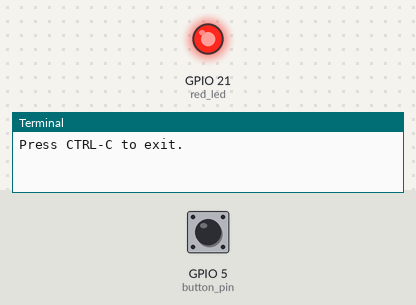
Recording of a program running on a simulated Raspberry Pi (BCM pin numbers). Parts: output pins drawn as LEDs (lit = HIGH), the last lines printed to the terminal. Dashed ring = blinking. The test bench sets the inputs (shaded band); at power-on: GPIO 5 (button_pin) HIGH.

Above: at 0.1 s.
At 1.2 s:
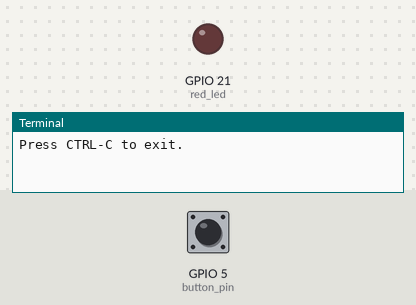
1.3 s: GPIO 5 (button_pin) pulled LOW for 0.15 s
At 1.9 s:
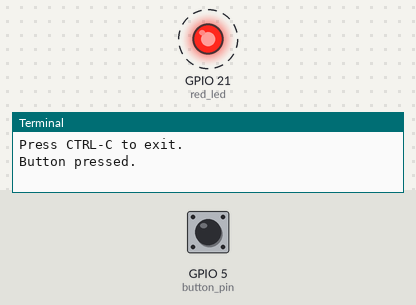
Timing chart, 0 to 10.3 s (numbered marks = the images above; inputs shaded):
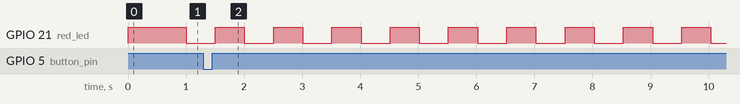

Measured:
- after the input at 1.3 s, GPIO 21 (red_led): alternates HIGH for 0.50 s and LOW for 0.50 s, starting after 0.20 s

The program:

button_blinka_multifunction.py
```python
# (licence header left out)
# Imports
from time import monotonic
import board
from digitalio import DigitalInOut, Direction, Pull
from adafruit_debouncer import Debouncer
import RPi.GPIO as GPIO


# Pin Mapping
button_pin = DigitalInOut(board.D5)
red_led = DigitalInOut(board.D21)


# Global Variables
quick_blink = False
previous_blink_time = 0


# Pin Configuration
button_pin.direction = Direction.INPUT
button_pin.pull = Pull.UP  # enable microcontroller's internal pull-up resistor
button = Debouncer(button_pin)  # enable button debouncing
red_led.direction = Direction.OUTPUT
red_led.value = False


# Main
print("Press CTRL-C to exit.")
try:
    while True:
        button.update()  # read and update button state
        if button.fell:
            print("Button pressed.")
            quick_blink = not quick_blink  # toggle blink rate
        current_time = monotonic()
        delay = 0.5 if quick_blink else 1
        if current_time - previous_blink_time >= delay:  # delay for appropriate time
            red_led.value = not red_led.value  # toggle LED state
            previous_blink_time = current_time
finally:  # exit cleanly when CTRL-C is pressed
    GPIO.cleanup()  # reset all GPIO resources
```
